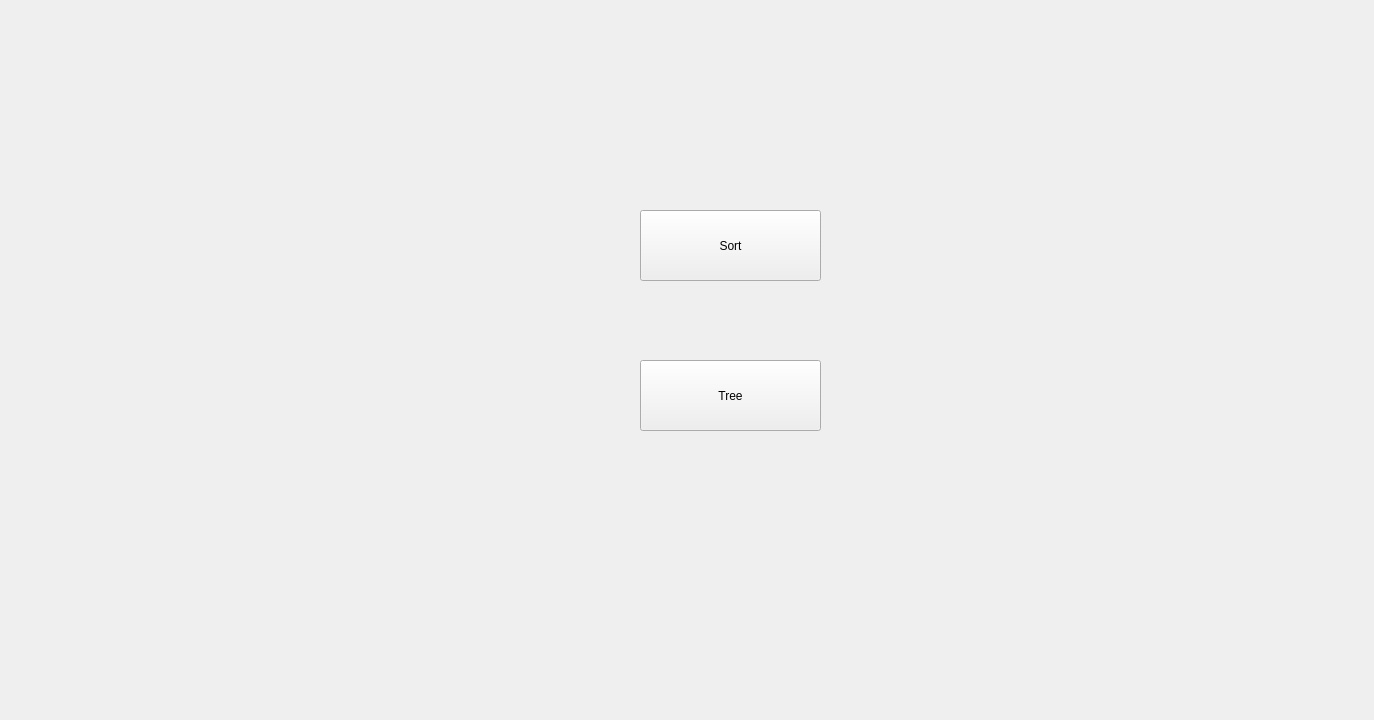
<?xml version="1.0" encoding="UTF-8"?>
<ui version="4.0">
 <class>MainWidget</class>
 <widget class="QWidget" name="MainWidget">
  <property name="geometry">
   <rect>
    <x>0</x>
    <y>0</y>
    <width>1374</width>
    <height>720</height>
   </rect>
  </property>
  <property name="windowTitle">
   <string>Form</string>
  </property>
  <widget class="QPushButton" name="sortPushButton">
   <property name="geometry">
    <rect>
     <x>640</x>
     <y>210</y>
     <width>181</width>
     <height>71</height>
    </rect>
   </property>
   <property name="text">
    <string>Sort</string>
   </property>
  </widget>
  <widget class="QPushButton" name="treePushButton">
   <property name="geometry">
    <rect>
     <x>640</x>
     <y>360</y>
     <width>181</width>
     <height>71</height>
    </rect>
   </property>
   <property name="text">
    <string>Tree</string>
   </property>
  </widget>
 </widget>
 <resources/>
 <connections/>
</ui>
